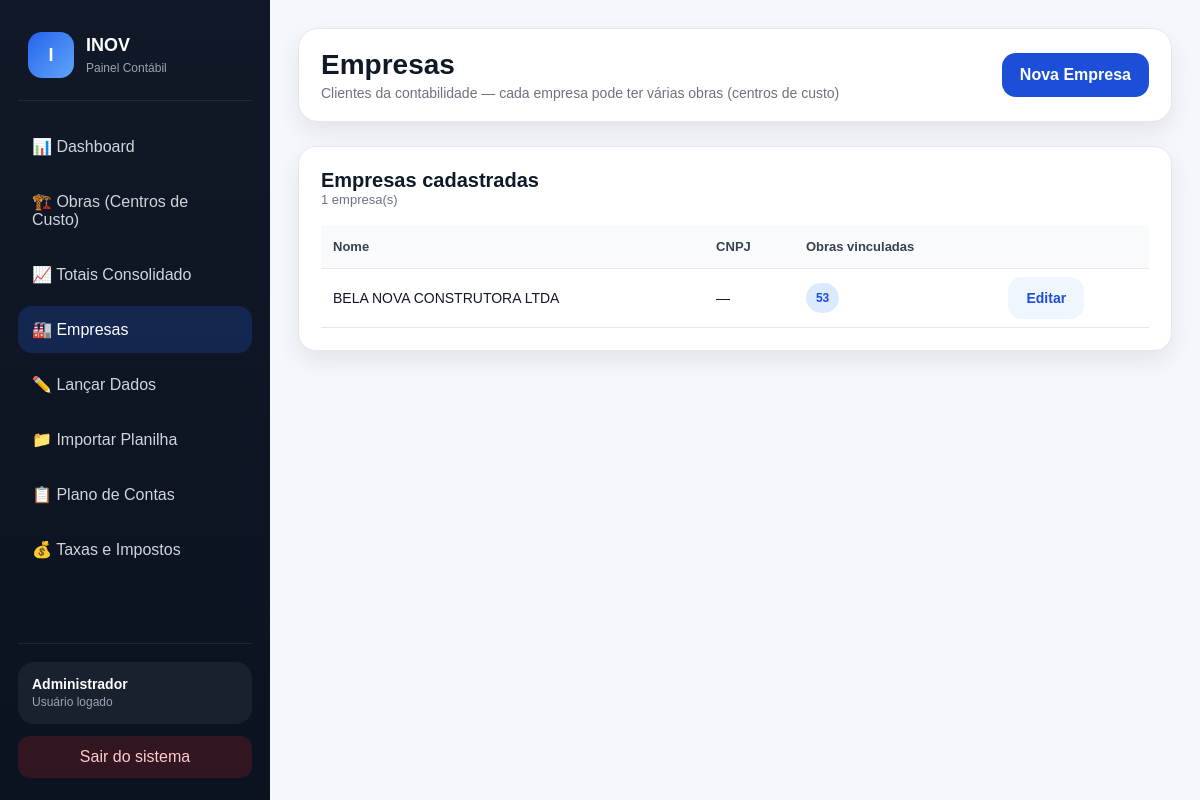
/empresas (signed in), run on the app's committed database.
### tables this page shows
CREATE TABLE empresas (
            id INTEGER PRIMARY KEY AUTOINCREMENT,
            nome TEXT NOT NULL,
            cnpj TEXT UNIQUE
        );

### app.py (the view, shortened to what this page needs)
@app.route("/empresas", methods=["GET", "POST"])
def empresas():
    redir = exigir_login()
    if redir:
        return redir
    conn = conectar()
    cur = conn.cursor()
    cur.execute("""
        SELECT e.*, COUNT(o.id) AS total_obras
        FROM empresas e
        LEFT JOIN obras o ON o.empresa_id = e.id
        GROUP BY e.id
        ORDER BY e.nome
    """)
    lista = cur.fetchall()
    conn.close()
    return render_template("empresas.html", empresas=lista)

### app.py (called while the page is built)
def usuario_logado():
    return "usuario_id" in session

def exigir_login():
    if not usuario_logado():
        return redirect(url_for("login"))
    return None

### db.py (called while the page is built)
def conectar():
    conn = sqlite3.connect(DATABASE)
    conn.row_factory = sqlite3.Row
    conn.execute("PRAGMA foreign_keys = ON")
    return conn

### templates/empresas.html (shortened to what this page needs)
<!DOCTYPE html>
<html lang="pt-BR">
<head>
    <link rel="stylesheet" href="{{ url_for('static', filename='css/style.css') }}">
</head>
<body>
{% set ativo = 'empresas' %}
<div class="app-layout">
    {% include '_sidebar.html' %}
    <main class="main">
        <div class="topbar">
            <div>
                <h1>Empresas</h1>
                <p>Clientes da contabilidade — cada empresa pode ter várias obras (centros de custo)</p>
            </div>
            <div class="topbar-actions">
                <button class="btn btn-primary" onclick="openModal('modalEmpresa')">Nova Empresa</button>
            </div>
        </div>
        <div class="card table-card">
            <div class="card-header">
                <div>
                    <h2>Empresas cadastradas</h2>
                    <p>{{ empresas|length }} empresa(s)</p>
                </div>
            </div>
            {% if empresas %}
            <table class="table">
                <thead>
                    <tr>
                        <th>Nome</th>
                        <th>CNPJ</th>
                        <th>Obras vinculadas</th>
                        <th></th>
                    </tr>
                </thead>
                <tbody>
                    {% for empresa in empresas %}
                    <tr>
                        <td>{{ empresa["nome"] }}</td>
                        <td>{{ empresa["cnpj"] or "—" }}</td>
                        <td><span class="badge primary">{{ empresa["total_obras"] }}</span></td>
                        <td><a class="btn btn-light" href="/empresas/{{ empresa['id'] }}/editar">Editar</a></td>
                    </tr>
                    {% endfor %}
                </tbody>
            </table>
            {% else %}
                <div class="empty-state">Nenhuma empresa cadastrada ainda.</div>
            {% endif %}
        </div>
    </main>
</div>
</body>
</html>

### static/css/style.css (style rules this page uses)
:root { --bg: #f4f7fb; --sidebar: #111827; --sidebar-light: #1f2937; --card: #ffffff; --text: #111827; --muted: #6b7280; --border: #e5e7eb; --primary: #1d4ed8; --primary-hover: #1e40af; --success: #16a34a; --danger: #dc2626; --warning: #f59e0b; --shadow: 0 10px 25px rgba(17, 24, 39, 0.08); --radius: 18px; }
* { margin: 0; padding: 0; box-sizing: border-box; }
html, body { height: 100%; font-family: Arial, Helvetica, sans-serif; background: var(--bg); color: var(--text); }
a { text-decoration: none; color: inherit; }
button, input, select, textarea { font: inherit; }
.btn { border: none; border-radius: 14px; padding: 13px 18px; cursor: pointer; transition: 0.2s; font-weight: bold; }
.btn-primary { background: var(--primary); color: white; }
.btn-light { background: #eff6ff; color: var(--primary); }
.app-layout { display: flex; min-height: 100vh; }
.main { margin-left: 270px; width: calc(100% - 270px); padding: 28px; }
.topbar { background: white; border: 1px solid var(--border); border-radius: 20px; box-shadow: var(--shadow); padding: 20px 22px; margin-bottom: 24px; display: flex; justify-content: space-between; align-items: center; gap: 18px; }
.topbar h1 { font-size: 28px; margin-bottom: 4px; }
.topbar p { color: var(--muted); font-size: 14px; }
.topbar-actions { display: flex; gap: 12px; flex-wrap: wrap; }
.card { background: var(--card); border: 1px solid var(--border); border-radius: var(--radius); box-shadow: var(--shadow); padding: 22px; }
.card-header { display: flex; justify-content: space-between; align-items: center; gap: 12px; margin-bottom: 18px; }
.card-header h2 { font-size: 20px; }
.card-header p { color: var(--muted); font-size: 13px; }
.table-card { overflow-x: auto; }
.table { width: 100%; border-collapse: collapse; }
.table th, .table td { text-align: left; padding: 14px 12px; border-bottom: 1px solid var(--border); font-size: 14px; }
.table th { color: #374151; font-size: 13px; background: #f9fafb; }
.badge { display: inline-block; padding: 8px 10px; border-radius: 999px; font-size: 12px; font-weight: bold; }
.badge.primary { background: #dbeafe; color: #1d4ed8; }

### data on the page
empresas: nome "BELA NOVA CONSTRUTORA LTDA", empresa "—", total_obras "53"

### other printed values
{{ session["usuario_nome"] }} "Administrador"
{{ empresas|length }} "1"
